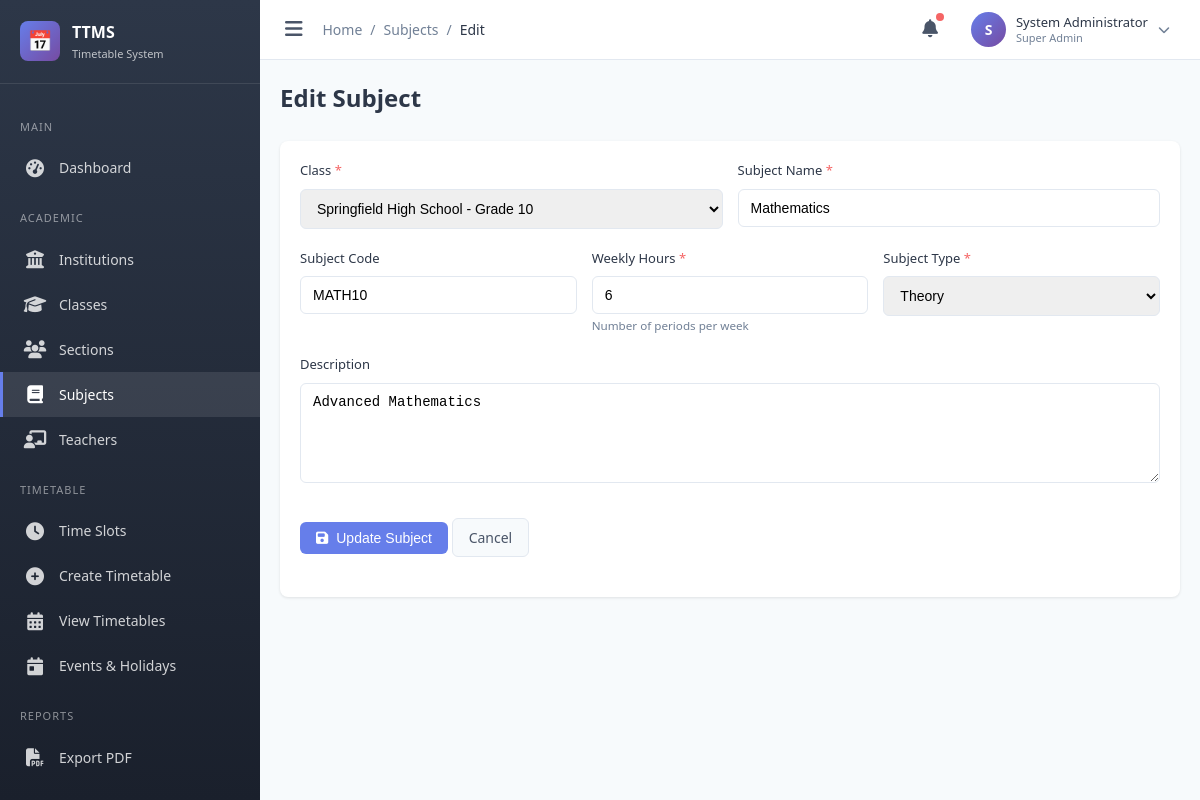
Page /modules/subject/form.php?id=1 (signed in) on the committed database.
### tables this page shows
CREATE TABLE subjects (
    id INT PRIMARY KEY AUTO_INCREMENT,
    class_id INT NOT NULL,
    name VARCHAR(100) NOT NULL,
    code VARCHAR(20),
    weekly_hours INT NOT NULL DEFAULT 1,
    type ENUM('theory','lab','both') DEFAULT 'theory',
    description TEXT,
    status ENUM('active','inactive') DEFAULT 'active',
    created_at TIMESTAMP DEFAULT CURRENT_TIMESTAMP,
    FOREIGN KEY (class_id) REFERENCES classes(id) ON DELETE CASCADE
);

CREATE TABLE classes (
    id INT PRIMARY KEY AUTO_INCREMENT,
    institution_id INT NOT NULL,
    department_id INT NULL,
    name VARCHAR(50) NOT NULL,
    code VARCHAR(20),
    description TEXT,
    status ENUM('active','inactive') DEFAULT 'active',
    created_at TIMESTAMP DEFAULT CURRENT_TIMESTAMP,
    FOREIGN KEY (institution_id) REFERENCES institutions(id) ON DELETE CASCADE,
    FOREIGN KEY (department_id) REFERENCES departments(id) ON DELETE SET NULL
);

CREATE TABLE institutions (
    id INT PRIMARY KEY AUTO_INCREMENT,
    name VARCHAR(200) NOT NULL,
    type ENUM('school','college','university') NOT NULL,
    address TEXT,
    contact_email VARCHAR(100),
    contact_phone VARCHAR(20),
    logo VARCHAR(255),
    status ENUM('active','inactive') DEFAULT 'active',
    created_at TIMESTAMP DEFAULT CURRENT_TIMESTAMP,
    updated_at TIMESTAMP DEFAULT CURRENT_TIMESTAMP ON UPDATE CURRENT_TIMESTAMP
);

### includes/functions.php (called while the page is built, shortened)
<?php
require_once __DIR__ . '/../config/database.php';
function isLoggedIn() {
    return isset($_SESSION['admin_id']) && !empty($_SESSION['admin_id']);
}
function getCurrentAdmin() {
    return dbFetch(
        "SELECT a.*, r.name as role_name
         FROM admins a
         LEFT JOIN roles r ON a.role_id = r.id
         WHERE a.id = ?",
        [$_SESSION['admin_id']]
    );
}
function isSuperAdmin() {
    $admin = getCurrentAdmin();
    return $admin && $admin['is_super_admin'];
}

### config/database.php (called while the page is built, shortened)
<?php
function getDB() {
    static $pdo = null;
    if ($pdo === null) {
        try {
            $dsn = sprintf(
                "mysql:host=%s;port=%d;dbname=%s;charset=%s",
                DB_HOST,
                DB_PORT,
                DB_NAME,
                DB_CHARSET
            );
            $pdo = new PDO($dsn, DB_USER, DB_PASS, [
                PDO::ATTR_ERRMODE => PDO::ERRMODE_EXCEPTION,
                PDO::ATTR_DEFAULT_FETCH_MODE => PDO::FETCH_ASSOC,
                PDO::ATTR_EMULATE_PREPARES => false,
            ]);
        } catch (PDOException $e) {
            error_log("Database connection failed: " . $e->getMessage());
            throw $e;
        }
    }
    return $pdo;
}
function dbQuery($sql, $params = []) {
    $stmt = getDB()->prepare($sql);
    $stmt->execute($params);
    return $stmt;
}
function dbFetch($sql, $params = []) {
    return dbQuery($sql, $params)->fetch();
}
function dbFetchAll($sql, $params = []) {
    return dbQuery($sql, $params)->fetchAll();
}

### includes/auth_check.php (called while the page is built, shortened)
<?php
require_once __DIR__ . '/functions.php';
$currentAdmin = getCurrentAdmin();

### modules/subject/form.php (the view, shortened to what this page needs)
<?php
require_once __DIR__ . '/../../includes/auth_check.php';
$breadcrumb = [
    ['label' => 'Subjects', 'url' => 'index.php'],
    ['label' => isset($_GET['id']) ? 'Edit' : 'Add']
];
require_once __DIR__ . '/../../includes/header.php';
$subject = [
    'id' => '',
    'class_id' => '',
    'name' => '',
    'code' => '',
    'weekly_hours' => 1,
    'type' => 'theory',
    'description' => ''
];
if (isset($_GET['id'])) {
    $id = intval($_GET['id']);
    $data = dbFetch("SELECT * FROM subjects WHERE id = ?", [$id]);
    if ($data) {
        $subject = $data;
    } else {
        showAlert('Subject not found', 'danger');
        redirect('index.php');
    }
}
$classes = dbFetchAll("SELECT c.*, i.name as institution_name FROM classes c JOIN institutions i ON c.institution_id = i.id WHERE c.status = 'active' ORDER BY i.name, c.name");
?>
<div class="page-header">
    <div>
        <h1 class="page-title"><?php echo $subject['id'] ? 'Edit Subject' : 'Add Subject'; ?></h1>
    </div>
</div>
<div class="card">
    <div class="card-body">
        <form method="POST" action="">
            <div class="form-row">
                <div class="form-group">
                    <label class="form-label required">Class</label>
                    <select name="class_id" class="form-control" required>
                        <?php foreach ($classes as $cls): ?>
                            <option value="<?php echo $cls['id']; ?>" <?php echo $subject['class_id'] == $cls['id'] ? 'selected' : ''; ?>>
                                <?php echo htmlspecialchars($cls['institution_name'] . ' - ' . $cls['name']); ?>
                            </option>
                        <?php endforeach; ?>
                    </select>
                </div>
                <div class="form-group">
                    <label class="form-label required">Subject Name</label>
                    <input type="text" name="name" class="form-control" value="<?php echo htmlspecialchars($subject['name']); ?>" required>
                </div>
            </div>
            <div class="form-row">
                <div class="form-group">
                    <label class="form-label">Subject Code</label>
                    <input type="text" name="code" class="form-control" value="<?php echo htmlspecialchars($subject['code']); ?>" placeholder="e.g., MATH101">
                </div>
                <div class="form-group">
                    <label class="form-label required">Weekly Hours</label>
                    <input type="number" name="weekly_hours" class="form-control" value="<?php echo $subject['weekly_hours']; ?>" min="1" max="40" required>
                    <small style="color: var(--text-light);">Number of periods per week</small>
                </div>
                <div class="form-group">
                    <label class="form-label required">Subject Type</label>
                    <select name="type" class="form-control" required>
                        <option value="theory" <?php echo $subject['type'] === 'theory' ? 'selected' : ''; ?>>Theory</option>
                    </select>
                </div>
            </div>
            <div class="form-group">
                <label class="form-label">Description</label>
                <textarea name="description" class="form-control" rows="3"><?php echo htmlspecialchars($subject['description']); ?></textarea>
            </div>
            <div class="form-group" style="margin-top: 30px;">
                <button type="submit" class="btn btn-primary">
                    <i class="fas fa-save"></i> <?php echo $subject['id'] ? 'Update' : 'Create'; ?> Subject
                </button>
                <a href="index.php" class="btn btn-secondary">Cancel</a>
            </div>
        </form>
    </div>
</div>
<?php require_once __DIR__ . '/../../includes/footer.php'; ?>

### includes/header.php (shortened to what this page needs)
<?php
$currentPage = basename(dirname($_SERVER['PHP_SELF']));
$currentFile = basename($_SERVER['PHP_SELF'], '.php');
?>
<!DOCTYPE html>
<html lang="en">
<head>
    <link rel="stylesheet" href="/ttc/assets/css/style.css">
    <link rel="stylesheet" href="https://cdnjs.cloudflare.com/ajax/libs/font-awesome/6.4.0/css/all.min.css">
</head>
<body>
    <div class="admin-wrapper">
        <aside class="sidebar" id="sidebar">
            <div class="sidebar-header">
                <div class="sidebar-logo">&#128197;</div>
                <div class="sidebar-title">
                    TTMS
                    <span>Timetable System</span>
                </div>
            </div>
            <nav class="sidebar-menu">
                <div class="menu-category">Main</div>
                <a href="/ttc/modules/dashboard/index.php" class="menu-item <?php echo $currentPage === 'dashboard' ? 'active' : ''; ?>">
                    <i class="fas fa-tachometer-alt"></i>
                    <span>Dashboard</span>
                </a>
                <div class="menu-category">Academic</div>
                <a href="/ttc/modules/institution/index.php" class="menu-item <?php echo $currentPage === 'institution' ? 'active' : ''; ?>">
                    <i class="fas fa-university"></i>
                    <span>Institutions</span>
                </a>
                <a href="/ttc/modules/class/index.php" class="menu-item <?php echo $currentPage === 'class' ? 'active' : ''; ?>">
                    <i class="fas fa-graduation-cap"></i>
                    <span>Classes</span>
                </a>
                <a href="/ttc/modules/section/index.php" class="menu-item <?php echo $currentPage === 'section' ? 'active' : ''; ?>">
                    <i class="fas fa-users"></i>
                    <span>Sections</span>
                </a>
                <a href="/ttc/modules/subject/index.php" class="menu-item <?php echo $currentPage === 'subject' ? 'active' : ''; ?>">
                    <i class="fas fa-book"></i>
                    <span>Subjects</span>
                </a>
                <a href="/ttc/modules/teacher/index.php" class="menu-item <?php echo $currentPage === 'teacher' ? 'active' : ''; ?>">
                    <i class="fas fa-chalkboard-teacher"></i>
                    <span>Teachers</span>
                </a>
                <div class="menu-category">Timetable</div>
                <a href="/ttc/modules/timeslot/index.php" class="menu-item <?php echo $currentPage === 'timeslot' ? 'active' : ''; ?>">
                    <i class="fas fa-clock"></i>
                    <span>Time Slots</span>
                </a>
                <a href="/ttc/modules/timetable/create.php" class="menu-item <?php echo $currentPage === 'timetable' && $currentFile === 'create' ? 'active' : ''; ?>">
                    <i class="fas fa-plus-circle"></i>
                    <span>Create Timetable</span>
                </a>
                <a href="/ttc/modules/timetable/index.php" class="menu-item <?php echo $currentPage === 'timetable' && $currentFile === 'index' ? 'active' : ''; ?>">
                    <i class="fas fa-calendar-alt"></i>
                    <span>View Timetables</span>
                </a>
                <a href="/ttc/modules/event/index.php" class="menu-item <?php echo $currentPage === 'event' ? 'active' : ''; ?>">
                    <i class="fas fa-calendar-day"></i>
                    <span>Events & Holidays</span>
                </a>
                <div class="menu-category">Reports</div>
                <a href="/ttc/modules/export/index.php" class="menu-item <?php echo $currentPage === 'export' ? 'active' : ''; ?>">
                    <i class="fas fa-file-pdf"></i>
                    <span>Export PDF</span>
                </a>
                <?php if (isSuperAdmin()): ?>
                <div class="menu-category">Administration</div>
                <?php endif; ?>
            </nav>
        </aside>
        <main class="main-content">
            <header class="main-header">
                <div class="header-left">
                    <button class="sidebar-toggle" id="sidebarToggle">
                        <i class="fas fa-bars"></i>
                    </button>
                    <nav class="breadcrumb">
                        <a href="/ttc/modules/dashboard/index.php">Home</a>
                        <?php if (isset($breadcrumb)): ?>
                            <?php foreach ($breadcrumb as $item): ?>
                                <span class="breadcrumb-separator">/</span>
                                <?php if (isset($item['url'])): ?>
                                    <a href="<?php echo $item['url']; ?>"><?php echo $item['label']; ?></a>
                                <?php else: ?>
                                    <span class="breadcrumb-current"><?php echo $item['label']; ?></span>
                                <?php endif; ?>
                            <?php endforeach; ?>
                        <?php endif; ?>
                    </nav>
                </div>
                <div class="header-right">
                    <button class="header-btn" title="Notifications">
                        <i class="fas fa-bell"></i>
                        <span class="notification-badge"></span>
                    </button>
                    <div class="user-menu" onclick="toggleUserDropdown()">
                        <div class="user-avatar">
                            <?php echo strtoupper(substr($currentAdmin['name'], 0, 1)); ?>
                        </div>
                        <div class="user-info">
                            <div class="user-name"><?php echo htmlspecialchars($currentAdmin['name']); ?></div>
                            <div class="user-role"><?php echo $currentAdmin['is_super_admin'] ? 'Super Admin' : ($currentAdmin['role_name'] ?? 'Admin'); ?></div>
                        </div>
                        <i class="fas fa-chevron-down" style="font-size: 12px; color: var(--text-light);"></i>
                    </div>
                </div>
            </header>
            <div class="content-wrapper">

### rows in the picture
subjects: class_id "Springfield High School - Grade 10", name "Mathematics", code "MATH10", weekly_hours "6", type "Theory", description "Advanced Mathematics"

### other values in the picture
$item['label'] "Subjects"
$item['label'] "Edit"
substr($currentAdmin['name'], 0, 1) "S"
$currentAdmin['name'] "System Administrator"
